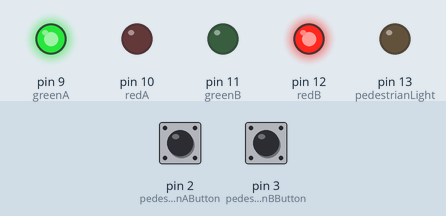
Bench run of a sketch on a simulated Arduino Uno, built with avr-gcc and run on an emulated ATmega328P. On the bench: output pins drawn as LEDs (lit = HIGH). The inputs (shaded band) are chosen by the test bench; at power-on: pin 2 (pedestrianAButton) HIGH, pin 3 (pedestrianBButton) HIGH.

Above: at 1.2 s.
1.3 s: pin 2 (pedestrianAButton) pulled LOW for 0.15 s
At 8.5 s:
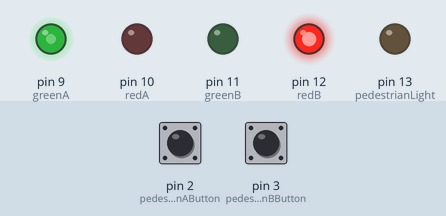
At 12.8 s:
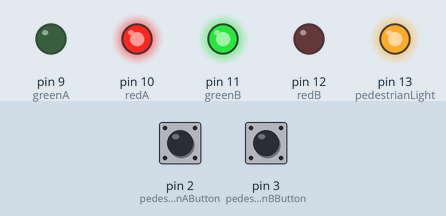
13.5 s: pin 3 (pedestrianBButton) pulled LOW for 0.15 s
At 28.5 s:
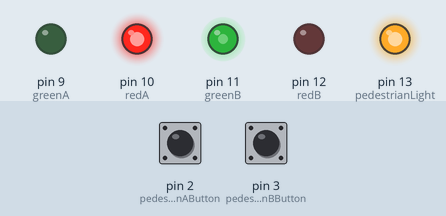
35.5 s: pin 2 (pedestrianAButton) pulled LOW for 1 s
57.5 s: pin 3 (pedestrianBButton) pulled LOW for 1 s
Timing chart, 0 to 109.5 s (numbered marks = the images above; inputs shaded):
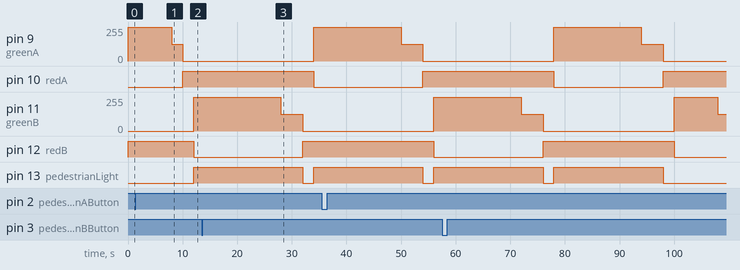

Measured:
- after the input at 1.3 s, pin 13 (pedestrianLight): LOW → HIGH after 10.7 s

The sketch:

lab7part2.ino
```cpp
// Assignment 6 - One Way Traffic Controller

//pin declarations
int greenA = 9;             // Green A
int redA = 10;              // Red A
int greenB = 11;            // Green B
int redB = 12;              // Red B
int pedestrianLight = 13;   // Pedestrian Light
int pedestrianAButton = 2;  // Pedestrian A Button
int pedestrianBButton = 3;  // Pedestrian B Button

// variables
volatile int pedestrianFlag = 0;  // Pedestrian Flag
int state = 1;
int prevState = 1;

void setup(){
  // configure pin to input or output
  pinMode(greenA, OUTPUT);
  pinMode(redA, OUTPUT);
  pinMode(greenB, OUTPUT);
  pinMode(redB, OUTPUT);
  pinMode(pedestrianLight, OUTPUT);

  pinMode(pedestrianAButton, INPUT_PULLUP);
  pinMode(pedestrianBButton, INPUT_PULLUP);

  state = 1;
  prevState = 1;
  pedestrianFlag = 0;
  attachInterrupt((pedestrianAButton - 2), pedestrianAInterrupt, RISING);
  attachInterrupt((pedestrianBButton - 2), pedestrianBInterrupt, RISING);
}

void pedestrianAInterrupt(){
  if (state != 4){
    switch(pedestrianFlag){
    case 0:       // no pedestrian crossing currently
      pedestrianFlag = 1;
      break;
    case 2:       // pedestrian crossing request for street B currently
      pedestrianFlag = 3;
      break;
    default:
      break;      // ignore new requests on same street
    }
  }
}

void pedestrianBInterrupt(){
  if (state != 3){
    switch(pedestrianFlag){
    case 0:      // no pedestrian crossing currently
      pedestrianFlag = 2;
      break;
    case 1:      // pedestrian crossing request for street A currently
      pedestrianFlag = 4;
      break;
    default:
      break;     // ignore new requests on same street
    }
  }
}

void setFull(int pin){
  analogWrite(pin, 255);
}

void setHalf(int pin){
  analogWrite(pin, 127);
}

void setOff(int pin){
  analogWrite(pin, 0);
}

void delayAll(){
  // Street A and B are red

  setFull(redA);
  setOff(greenA);

  setFull(redB);
  setOff(greenB);

  setOff(pedestrianLight);

  delay(2000);

  // change state
  switch(pedestrianFlag){
  case 1:                // cross street A
    state = 4;
    pedestrianFlag = 0;
    break;
  case 2:                // cross street B
    state = 3;
    pedestrianFlag = 0;
    break;
  case 3:                // cross street B then A
    state = 3;
    pedestrianFlag = 1;
    break;
  case 4:                // cross street A then B
    state = 4;
    pedestrianFlag = 2;
    break;
  default:               // no pedestrian crossing
    switch(prevState){
    case 1:
      state = 2;
      break;
    case 2:
      state = 1;
      break;
    case 3:
      state = 2;
      break;
    case 4:
      state = 1;
      break;
    default:
      state = 1;
      break;
    }
    break;
  }
}

void cycle(int green1, int red1, int green2, int red2, int pedestrianLightOn){
  // Street 1 is green

  if (pedestrianLightOn == 1)
    setFull(pedestrianLight);

  setFull(green1);
  setOff(red1);

  setFull(red2);
  setOff(green2);

  if (pedestrianLightOn == 1)
    delay(16000);     // delay 16 seconds
  else
    delay(8000);      // delay 8 seconds

  setHalf(green1);    // fade Green 1 for warning

  if(pedestrianLightOn == 1)
    delay(4000);      // delay 4 seconds
  else
    delay(2000);      // delay 2 seconds

  // change state
  state = 0;
}

void loop(){
  switch(state){
  case 0:    // delay state
    delayAll();
    break;
  case 1:    // street A green and no pedestrian
    prevState = 1;
    cycle(greenA, redA, greenB, redB, 0);
    break;
  case 2:    // street B green and no pedestrian
    prevState = 2;
    cycle(greenB, redB, greenA, redA, 0);
    break;
  case 3:    // street A green and pedestrian crossing street B
    prevState = 3;
    cycle(greenA, redA, greenB, redB, 1);
    break;
  case 4:    // street B green and pedestrian crossing street A
    prevState = 4;
    cycle(greenB, redB, greenA, redA, 1);
    break;
  default:   // street A green and no pedestrian
    state = 1;
    prevState = 1;
    break;
  }
}
```
